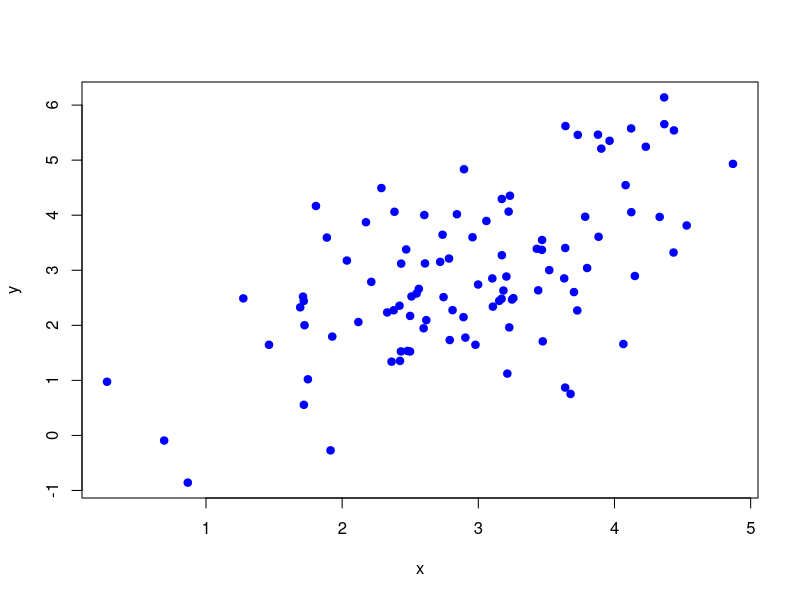
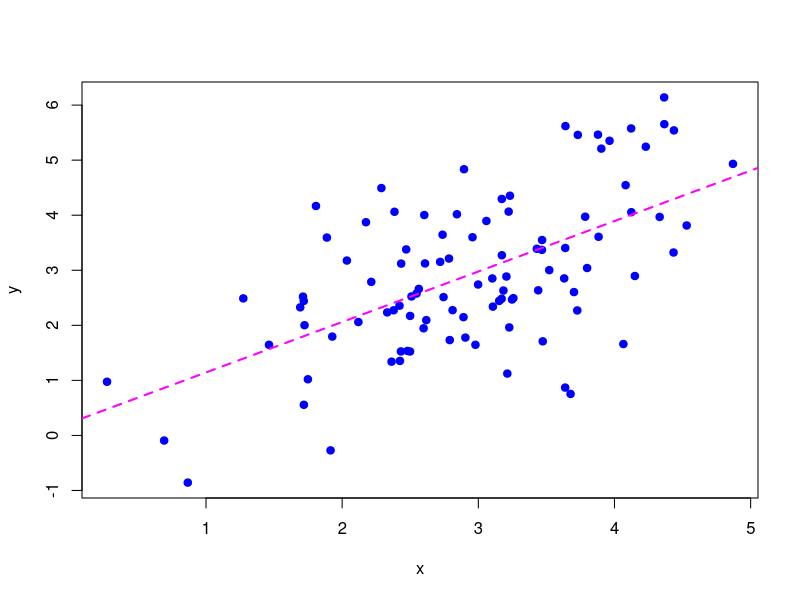
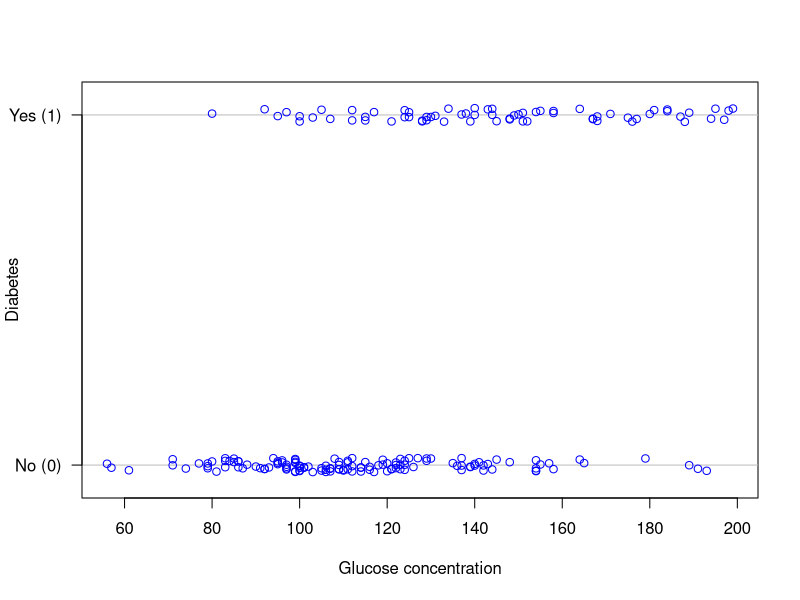
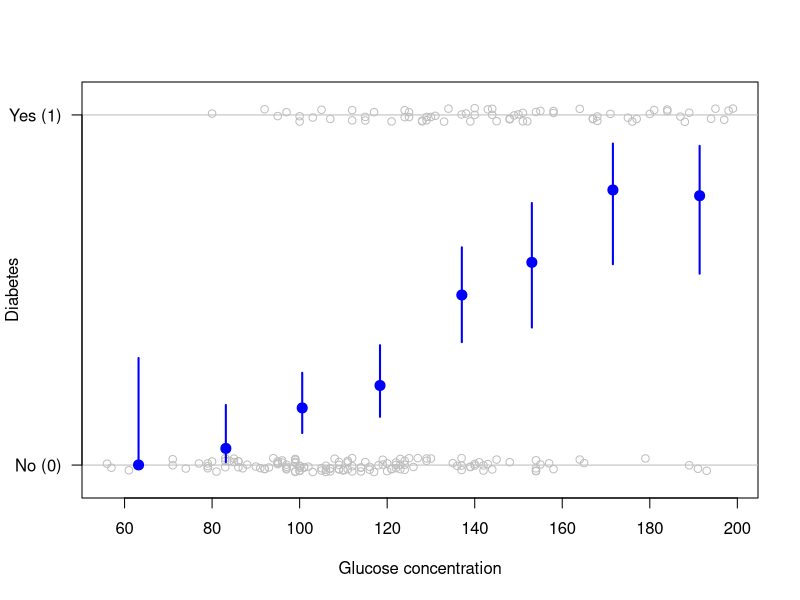
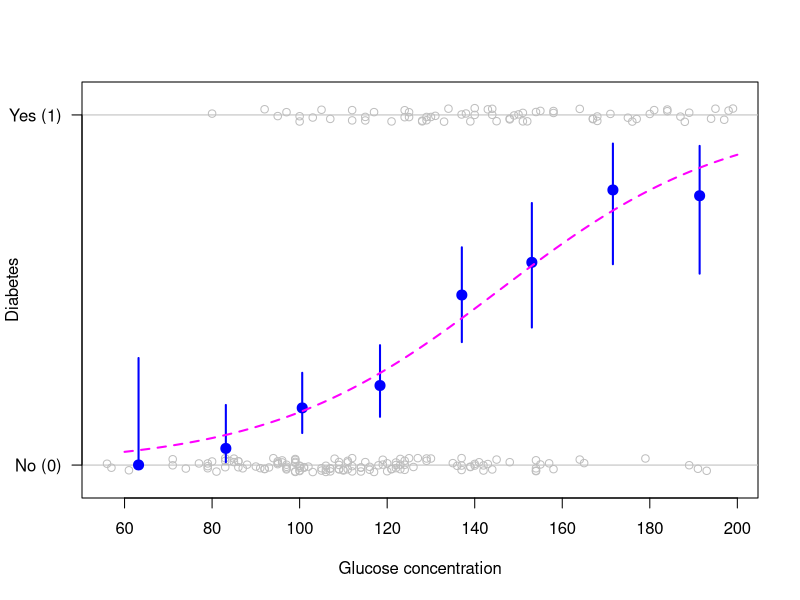
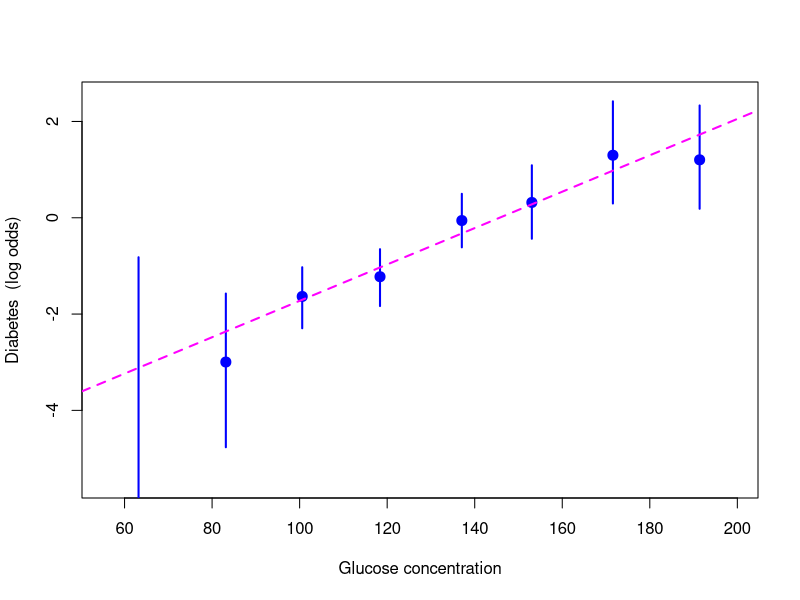
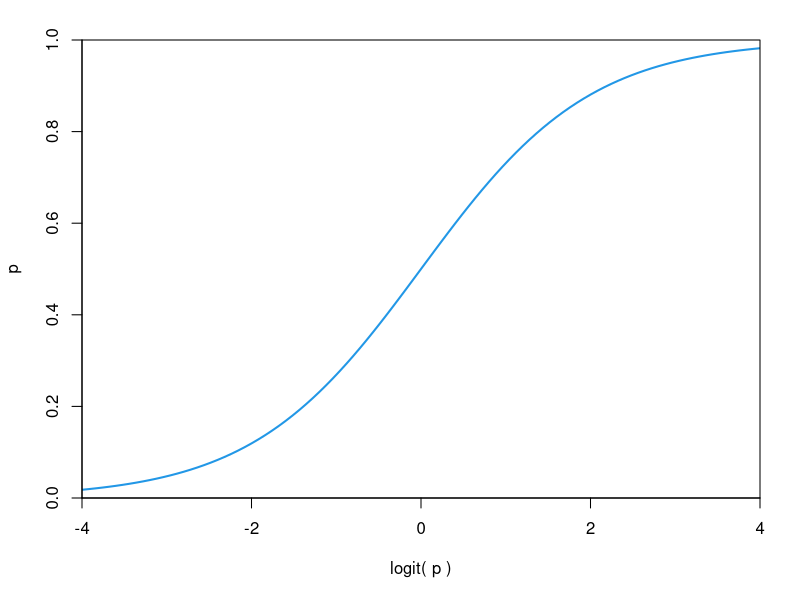
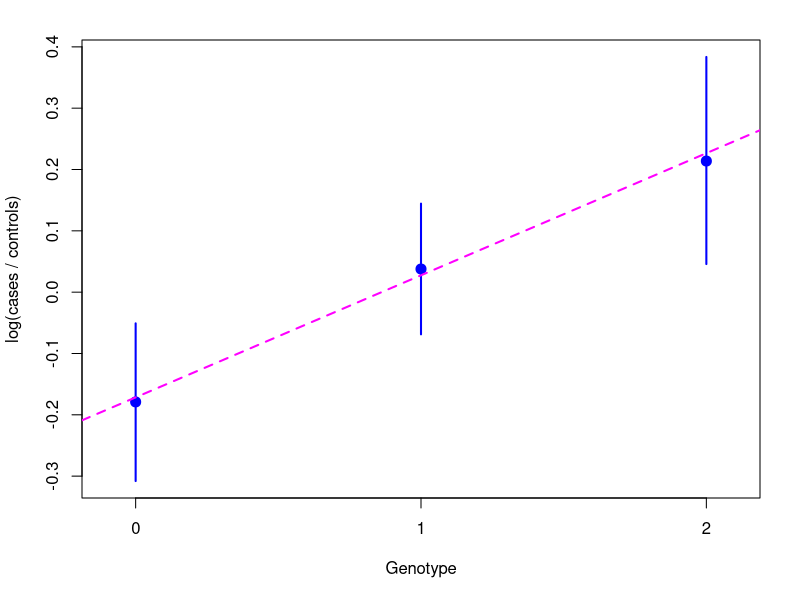

Generate these figures, in order, with R:
## ---- chunk 1
## R code to set up all the data and models.

# Load packages.
library(MASS)
library(plyr)

# Functions.
logit <- function(p)
    log(p / (1 - p))
expit <- function(x)
    1 / (1 + exp(-x))
plotCI <- function(..., sfrac = 0, gap = 0, pch = 19, cex = 1.2, lwd = 2,
                   col = "blue")
    gplots::plotCI(..., sfrac = sfrac, gap = gap, pch = pch, cex = cex,
                   lwd = lwd, col = col)

# Set seed for reproducibility.
set.seed(1710)

# Linear regression example, synthetic data.
x <- rnorm(100, 3)
y <- rnorm(x, x)
m1 <- lm(y ~ x)

# Logistic regression example 1, data on diabetes.
m2 <- glm(type ~ glu, Pima.tr, family = binomial)
d1 <- Pima.tr
d1$type_ <- jitter(as.numeric(d1$type) - 1, amount = 0.02)
d2 <- ddply(Pima.tr, .(cut(glu, 8)), summarise,
            glu     = mean(glu),
            num     = length(type),
            yes     = sum(type == "Yes"),
            no      = sum(type == "No"),
            type    = yes / num,
            type.li = qbeta(0.05, 0.5 + yes, 0.5 + no),
            type.ui = qbeta(0.95, 0.5 + yes, 0.5 + no))
d2[1, "type"] <- d2[1, "type.li"]  # tweak boundary estimate
d3 <- data.frame(glu = seq(60, 200, 1))
d3$p1 <- predict(m2, newdata = d3)
d3$p2 <- predict(m2, newdata = d3, type = "response")

# Plotting code for logistic regression example 1.
plotData <- function(col = "blue")
{
    plot(d1$glu, d1$type_,
         type = "n",
         yaxt = "n",
         ylim = c(-0.05, 1.05),
         xlab = "Glucose concentration",
         ylab = "Diabetes")
    abline(h = 0:1, col = "grey")
    points(type_ ~ glu, d1, col = col)
    axis(2, 0:1, c("No (0)", "Yes (1)"), las = 1)
}
addIntervals <- function()
    plotCI(d2$glu, d2$type, li = d2$type.li, ui = d2$type.ui, add = TRUE)
addFit <- function()
    lines(p2 ~ glu, d3, lty = 2, lwd = 2, col = "magenta")
plot1 <- function()
{
    plotData()
}
plot2 <- function()
{
    plotData(col = "grey")
    addIntervals()
}
plot3 <- function()
{
    plotData(col = "grey")
    addIntervals()
    addFit()
}
plot4 <- function()
{
    plotCI(d2$glu, logit(d2$type),
           li = logit(d2$type.li),
           ui = logit(d2$type.ui),
           xlim = range(d1$glu),
           ylim = c(-5.5, 2.5),
           xlab = "Glucose concentration",
           ylab = "Diabetes  (log odds)")
    abline(m2, lty = 2, lwd = 2, col = "magenta")
}

# SNP example, using simulated data.
snp <- data.frame(cases    = c(301, 486, 213),
                  controls = c(360, 468, 172),
                  genotype = 0:2)
m3 <- glm(cbind(cases, controls) ~ genotype, snp, family = binomial)
snp <- mutate(snp,
              lodds    = log(cases / controls),
              lodds.li = logit(qbeta(0.05, cases, controls)),
              lodds.ui = logit(qbeta(0.95, cases, controls)))

# Plotting code for SNP example.
plotSnp <- function()
{
    plotCI(snp$genotype, snp$lodds,
           li = snp$lodds.li,
           ui = snp$lodds.ui,
           xaxt = "n",
           xlim = c(-0.1, 2.1),
           xlab = "Genotype",
           ylab = "log(cases / controls)")
    axis(1, 0:2)
    abline(m3, lty = 2, lwd = 2, col = "magenta")
}
## ---- chunk 2
plot(x, y, pch = 19, col = "blue")
## ---- chunk 3
plot(x, y, pch = 19, col = "blue")
abline(m1, lty = 2, lwd = 2, col = "magenta")
## ---- chunk 4
plot1()
## ---- chunk 5
plot2()
## ---- chunk 6
plot3()
## ---- chunk 7
plot4()
## ---- chunk 8
par(mar = c(5.1, 4.1, 2, 2))
curve(expit, -4, 4, lwd = 2, col = 4,
      xaxs = "i", yaxs = "i", ylim = c(0, 1),
      ylab = "p", xlab = "logit( p )")
## ---- chunk 9
plotSnp()
